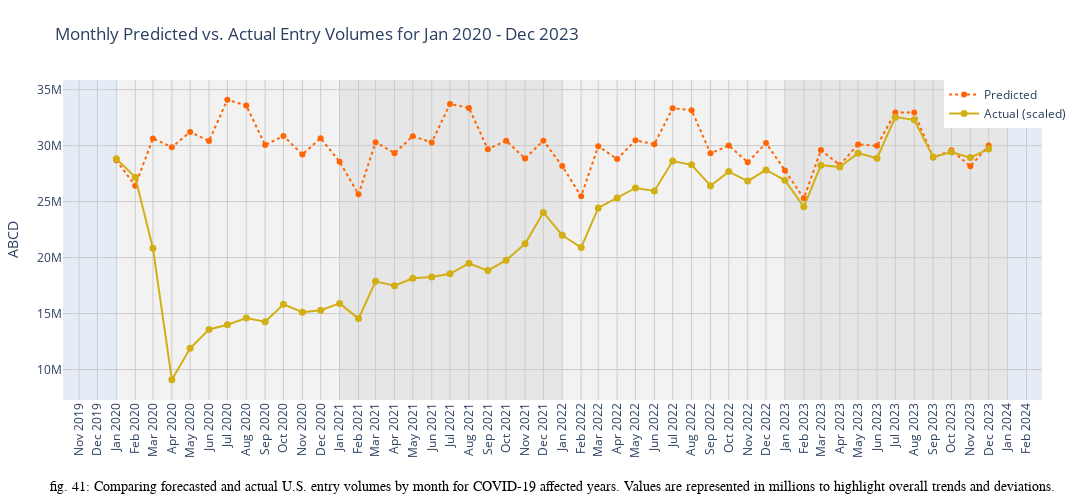

Source (notebook cell):
### Code cell
fig = go.Figure()

# plotting future predicted line
fig.add_trace(go.Scatter(
    x=predicted_2020_22['ds'], y=predicted_2020_22['yhat'], mode='lines+markers', name='Predicted', line=dict(color='#FF6603', dash='dot'), marker=dict(symbol='circle'), hoverinfo='skip'
))

# plotting original data line
fig.add_trace(go.Scatter(
    x=actual_2020_monthly['ds'], y=actual_2020_monthly['y'], mode='lines+markers', name='Actual (scaled)', line=dict(color='#D1AF15'), marker=dict(symbol='circle', size=7), hoverinfo='skip'
))

# adding alternating background colors
year_colors = ['#F2F2F2', '#E6E6E6']  # light blue and light gray
start_year = 2020
end_year = 2023

shapes = []
for i, year in enumerate(range(start_year, end_year + 1)):
    shapes.append(dict(
        type="rect", xref="x", yref="paper", x0=datetime(year, 1, 1), x1=datetime(year + 1, 1, 1), y0=0, y1=1, fillcolor=year_colors[i % 2],
        opacity=1,  # increase opacity if too faint
        layer="below", line_width=0
    ))

fig.update_layout(
    shapes=shapes,
    title='Monthly Predicted vs. Actual Entry Volumes for Jan 2020 - Dec 2023',
    xaxis=dict(
        title='', tickformat='%b %Y', tickangle=-90, dtick="M1", gridcolor='#CCCCCC'
    ),
    yaxis=dict(
        title='ABCD', gridcolor='#CCCCCC'
    ),
    legend=dict(x=0.9, y=1),
    margin=dict(l=50, r=50, t=80, b=100),
    height=500,
    width=1400
)

fig.add_annotation(
    text="fig. 41: Comparing forecasted and actual U.S. entry volumes by month for COVID-19 affected years. Values are represented in millions to highlight overall trends and deviations.",
    x=0.5,
    y=-0.3,  # bottom of the figure
    xref="paper",
    yref="paper",
    showarrow=False,
    font=dict(size=14, color='black', family='Arial'),
    xanchor='center',
    yanchor='bottom'
)

fig.show()

### Figure 1 — Plotly figure (JSON) as saved in the notebook; plotly's stock layout.template omitted (floating-point values rounded to 4 significant figures)
{"data": [{"hoverinfo": "skip", "line": {"color": "#FF6603", "dash": "dot"}, "marker": {"symbol": "circle"}, "mode": "lines+markers", "name": "Predicted", "type": "scatter", "x": ["2020-01-01T00:00:00", "2020-02-01T00:00:00", "2020-03-01T00:00:00", "2020-04-01T00:00:00", "2020-05-01T00:00:00", "2020-06-01T00:00:00", "2020-07-01T00:00:00", "2020-08-01T00:00:00", "2020-09-01T00:00:00", "2020-10-01T00:00:00", "2020-11-01T00:00:00", "2020-12-01T00:00:00", "2021-01-01T00:00:00", "2021-02-01T00:00:00", "2021-03-01T00:00:00", "2021-04-01T00:00:00", "2021-05-01T00:00:00", "2021-06-01T00:00:00", "2021-07-01T00:00:00", "2021-08-01T00:00:00", "2021-09-01T00:00:00", "2021-10-01T00:00:00", "2021-11-01T00:00:00", "2021-12-01T00:00:00", "2022-01-01T00:00:00", "2022-02-01T00:00:00", "2022-03-01T00:00:00", "2022-04-01T00:00:00", "2022-05-01T00:00:00", "2022-06-01T00:00:00", "2022-07-01T00:00:00", "2022-08-01T00:00:00", "2022-09-01T00:00:00", "2022-10-01T00:00:00", "2022-11-01T00:00:00", "2022-12-01T00:00:00", "2023-01-01T00:00:00", "2023-02-01T00:00:00", "2023-03-01T00:00:00", "2023-04-01T00:00:00", "2023-05-01T00:00:00", "2023-06-01T00:00:00", "2023-07-01T00:00:00", "2023-08-01T00:00:00", "2023-09-01T00:00:00", "2023-10-01T00:00:00", "2023-11-01T00:00:00", "2023-12-01T00:00:00"], "y": [28700000.0, 26410000.0, 30650000.0, 29860000.0, 31230000.0, 30420000.0, 34100000.0, 33580000.0, 30050000.0, 30870000.0, 29200000.0, 30660000.0, 28570000.0, 25650000.0, 30300000.0, 29330000.0, 30850000.0, 30270000.0, 33720000.0, 33370000.0, 29680000.0, 30440000.0, 28850000.0, 30450000.0, 28180000.0, 25470000.0, 29960000.0, 28800000.0, 30470000.0, 30130000.0, 33340000.0, 33160000.0, 29310000.0, 30010000.0, 28510000.0, 30230000.0, 27790000.0, 25290000.0, 29600000.0, 28280000.0, 30100000.0, 29990000.0, 32960000.0, 32950000.0, 28940000.0, 29580000.0, 28170000.0, 30020000.0]}, {"hoverinfo": "skip", "line": {"color": "#D1AF15"}, "marker": {"size": 7, "symbol": "circle"}, "mode": "lines+markers", "name": "Actual (scaled)", "type": "scatter", "x": ["2020-01-01T00:00:00", "2020-02-01T00:00:00", "2020-03-01T00:00:00", "2020-04-01T00:00:00", "2020-05-01T00:00:00", "2020-06-01T00:00:00", "2020-07-01T00:00:00", "2020-08-01T00:00:00", "2020-09-01T00:00:00", "2020-10-01T00:00:00", "2020-11-01T00:00:00", "2020-12-01T00:00:00", "2021-01-01T00:00:00", "2021-02-01T00:00:00", "2021-03-01T00:00:00", "2021-04-01T00:00:00", "2021-05-01T00:00:00", "2021-06-01T00:00:00", "2021-07-01T00:00:00", "2021-08-01T00:00:00", "2021-09-01T00:00:00", "2021-10-01T00:00:00", "2021-11-01T00:00:00", "2021-12-01T00:00:00", "2022-01-01T00:00:00", "2022-02-01T00:00:00", "2022-03-01T00:00:00", "2022-04-01T00:00:00", "2022-05-01T00:00:00", "2022-06-01T00:00:00", "2022-07-01T00:00:00", "2022-08-01T00:00:00", "2022-09-01T00:00:00", "2022-10-01T00:00:00", "2022-11-01T00:00:00", "2022-12-01T00:00:00", "2023-01-01T00:00:00", "2023-02-01T00:00:00", "2023-03-01T00:00:00", "2023-04-01T00:00:00", "2023-05-01T00:00:00", "2023-06-01T00:00:00", "2023-07-01T00:00:00", "2023-08-01T00:00:00", "2023-09-01T00:00:00", "2023-10-01T00:00:00", "2023-11-01T00:00:00", "2023-12-01T00:00:00"], "y": [28829216, 27186329, 20838958, 9100075, 11898940, 13579773, 14001339, 14595370, 14267043, 15822182, 15115636, 15296855, 15906895, 14555991, 17879086, 17490538, 18148176, 18270284, 18551454, 19484409, 18839570, 19766783, 21234957, 24030969, 21998841, 20899683, 24433405, 25315084, 26217792, 25947256, 28621832, 28283905, 26417617, 27680008, 26839600, 27826488, 26900650, 24538382, 28257414, 28085372, 29331190, 28871301, 32547416, 32307355, 28976045, 29434132, 28931971, 29708802]}], "layout": {"annotations": [{"font": {"color": "black", "family": "Arial", "size": 14}, "showarrow": false, "text": "fig. 41: Comparing forecasted and actual U.S. entry volumes by month for COVID-19 affected years. Values are represented in millions to highlight overall trends and deviations.", "x": 0.5, "xanchor": "center", "xref": "paper", "y": -0.3, "yanchor": "bottom", "yref": "paper"}], "height": 500, "legend": {"x": 0.9, "y": 1}, "margin": {"b": 100, "l": 50, "r": 50, "t": 80}, "shapes": [{"fillcolor": "#F2F2F2", "layer": "below", "line": {"width": 0}, "opacity": 1, "type": "rect", "x0": "2020-01-01T00:00:00", "x1": "2021-01-01T00:00:00", "xref": "x", "y0": 0, "y1": 1, "yref": "paper"}, {"fillcolor": "#E6E6E6", "layer": "below", "line": {"width": 0}, "opacity": 1, "type": "rect", "x0": "2021-01-01T00:00:00", "x1": "2022-01-01T00:00:00", "xref": "x", "y0": 0, "y1": 1, "yref": "paper"}, {"fillcolor": "#F2F2F2", "layer": "below", "line": {"width": 0}, "opacity": 1, "type": "rect", "x0": "2022-01-01T00:00:00", "x1": "2023-01-01T00:00:00", "xref": "x", "y0": 0, "y1": 1, "yref": "paper"}, {"fillcolor": "#E6E6E6", "layer": "below", "line": {"width": 0}, "opacity": 1, "type": "rect", "x0": "2023-01-01T00:00:00", "x1": "2024-01-01T00:00:00", "xref": "x", "y0": 0, "y1": 1, "yref": "paper"}], "title": {"text": "Monthly Predicted vs. Actual Entry Volumes for Jan 2020 - Dec 2023"}, "width": 1400, "xaxis": {"dtick": "M1", "gridcolor": "#CCCCCC", "tickangle": -90, "tickformat": "%b %Y", "title": {"text": ""}}, "yaxis": {"gridcolor": "#CCCCCC", "title": {"text": "ABCD"}}}}
